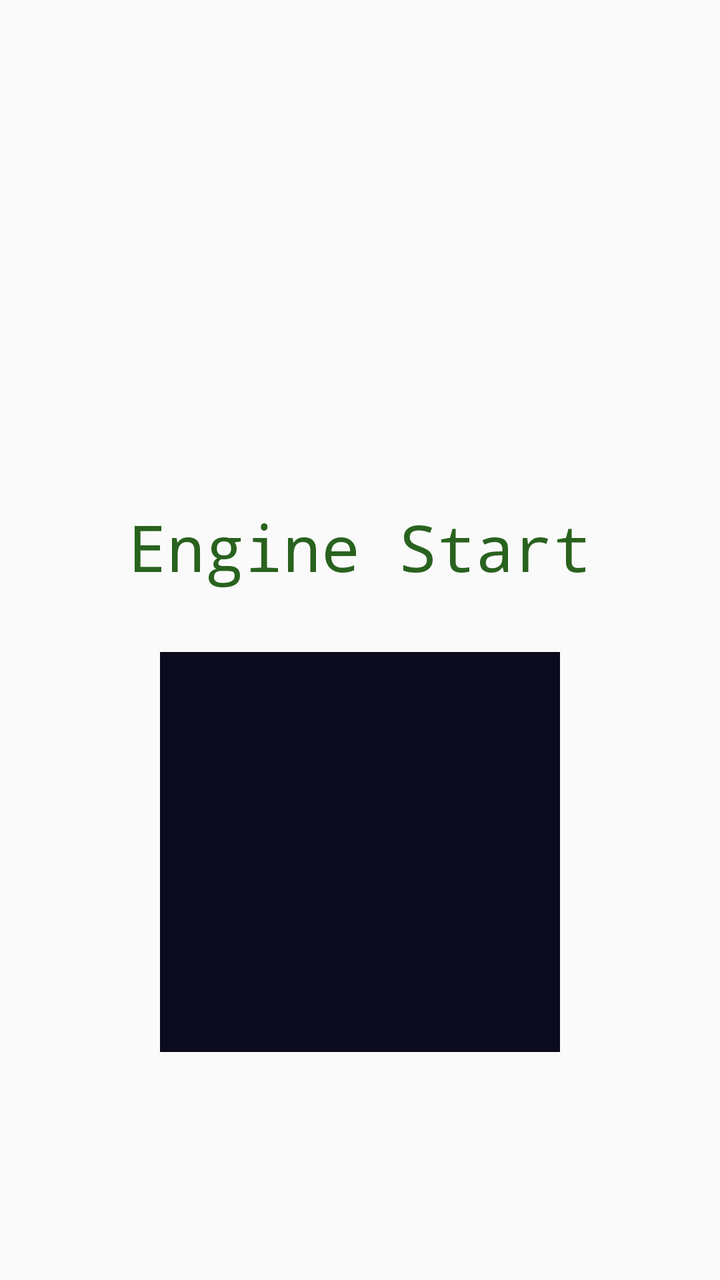
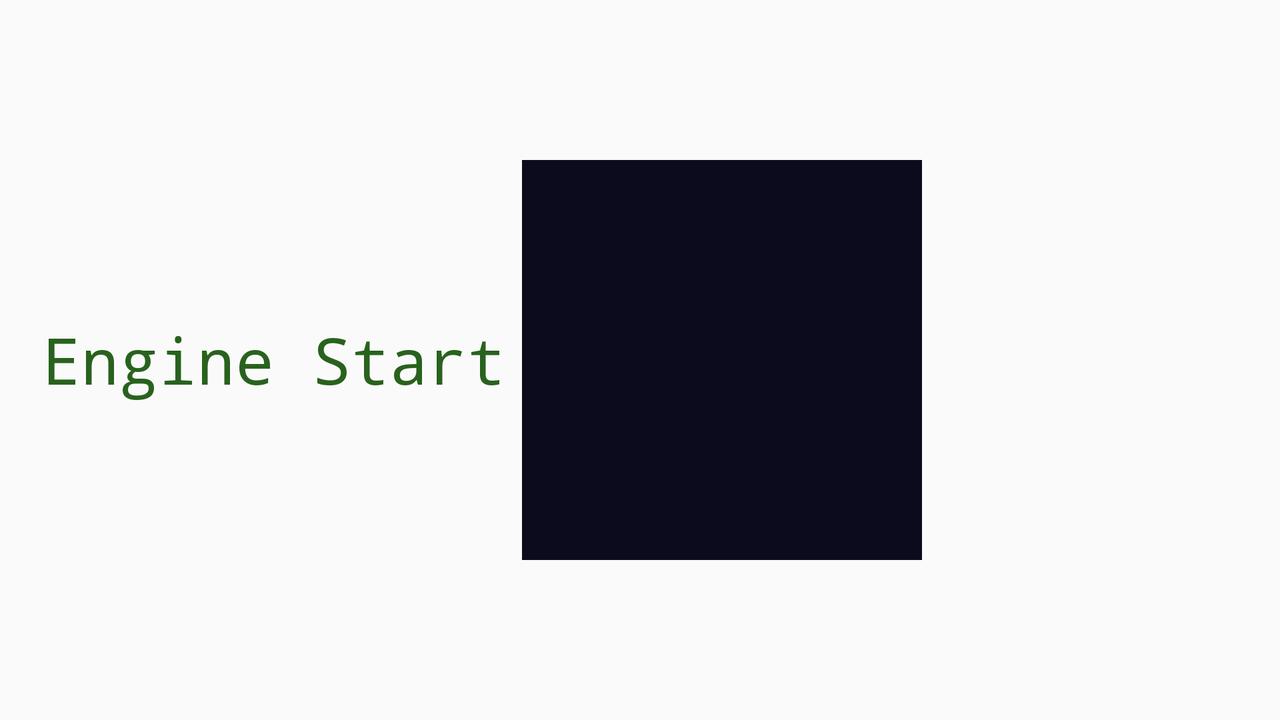

One screen, two layout resources from the same app: the default and the repository's alternative for another configuration. Each is rendered where Android would select it; the XML of both is given below.
<!-- AndroidManifest.xml: application theme AppTheme -->
<!-- res/layout/option_start_car.xml -->
<?xml version="1.0" encoding="utf-8"?>
<RelativeLayout xmlns:android="http://schemas.android.com/apk/res/android"
    xmlns:app="http://schemas.android.com/apk/res-auto"
    xmlns:tools="http://schemas.android.com/tools"
    android:orientation="vertical"
    android:layout_width="match_parent"
    android:layout_height="match_parent">

    <ImageButton
        android:layout_width="200dp"
        android:layout_height="200dp"
        app:srcCompat="@drawable/start_lg"
        android:background="@color/windowBackground"
        android:id="@+id/btn_start"
        android:contentDescription="start button"
        android:layout_alignParentBottom="true"
        android:layout_centerHorizontal="true"
        android:layout_marginBottom="114dp" />

    <TextView
        android:text="Engine Start"
        android:layout_width="wrap_content"
        android:layout_height="wrap_content"
        android:layout_marginBottom="31dp"
        android:id="@+id/textStart"
        android:layout_above="@+id/btn_start"
        android:layout_centerHorizontal="true"
        android:textColor="@color/colorAccent"
        android:textSize="32sp"
        android:fontFamily="monospace" />

    <TextView
        android:text=""
        android:layout_width="wrap_content"
        android:layout_height="wrap_content"
        android:layout_marginBottom="90dp"
        android:id="@+id/textRunning"
        android:textColor="@android:color/holo_green_light"
        android:textSize="16sp"
        android:fontFamily="monospace"
        android:layout_alignParentBottom="true"
        android:layout_centerHorizontal="true" />


</RelativeLayout>
<!-- resources referenced by this layout -->
<resources>
  <color name="colorAccent">#29621e</color>
  <color name="windowBackground">#0c0b1e</color>
  <style name="AppTheme" parent="Theme.AppCompat.Light.DarkActionBar">
          
          <item name="colorPrimary">@color/colorPrimary</item>
          <item name="colorPrimaryDark">@color/colorPrimaryDark</item>
          <item name="colorAccent">@color/colorAccent</item>
          <item name="android:windowBackground">@color/windowBackground</item>
          <item name="android:navigationBarColor">@color/navigationBarColor</item>
          <item name="android:textColorPrimary">@color/textColorPrimary</item>
      </style>
  <color name="colorPrimary">#483050</color>
  <color name="colorPrimaryDark">#342239</color>
  <color name="navigationBarColor">#000000</color>
  <color name="textColorPrimary">#FFFFFF</color>
</resources>
<!-- res/layout-land/option_start_car.xml (the repository's variant of the layout above) -->
<!-- drawn on the phone turned sideways -->
<?xml version="1.0" encoding="utf-8"?>
<RelativeLayout xmlns:android="http://schemas.android.com/apk/res/android"
    xmlns:app="http://schemas.android.com/apk/res-auto"
    xmlns:tools="http://schemas.android.com/tools"
    android:orientation="vertical"
    android:layout_width="match_parent"
    android:layout_height="match_parent">

    <ImageButton
        android:layout_width="200dp"
        android:layout_height="200dp"
        app:srcCompat="@drawable/start_lg"
        android:background="@color/windowBackground"
        android:id="@+id/btn_start"
        android:contentDescription="start button"
        android:layout_marginTop="25dp"
        android:layout_marginLeft="261dp"
        android:layout_centerVertical="true"/>

    <TextView
        android:text="Engine Start"
        android:layout_width="wrap_content"
        android:layout_height="wrap_content"
        android:id="@+id/textStart"
        android:textColor="@color/colorAccent"
        android:textSize="32sp"
        android:fontFamily="monospace"
        android:layout_centerVertical="true"
        android:layout_alignParentStart="true"
        android:layout_marginStart="21dp" />

    <TextView
        android:text=""
        android:layout_width="wrap_content"
        android:layout_height="wrap_content"
        android:id="@+id/textRunning"
        android:textColor="@android:color/holo_green_light"
        android:textSize="16sp"
        android:fontFamily="monospace"
        android:layout_marginLeft="48dp"
        android:layout_below="@+id/btn_start"
        android:layout_centerHorizontal="true" />

    <ImageView
        android:layout_width="96dp"
        android:layout_height="96dp"
        app:srcCompat="@drawable/oil_white"
        android:id="@+id/imageView2"
        android:layout_marginTop="64dp"
        android:layout_alignParentTop="true"
        android:layout_alignParentEnd="true"
        android:layout_marginEnd="64dp" />


</RelativeLayout>
